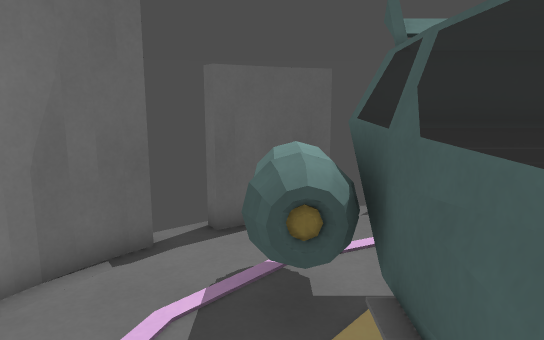
view 1 (above)

12 first-person views from a walk through a level from a Godot 3-D game. The camera is 1.3 m above the floor, tilts 10° down and sees 70° across. The floor is counted in squares, 0.5 m on a side. Each view is taken from the middle of a square. On the plan, view 1 faces up. The plan holds only what a view shows up to about 20 squares ahead; the rest is blank. The place goes on beyond the plan. Surface patterns are stand-ins for the level's own textures.

view 2
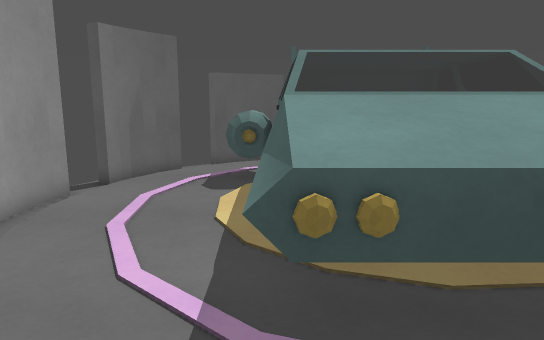

view 3
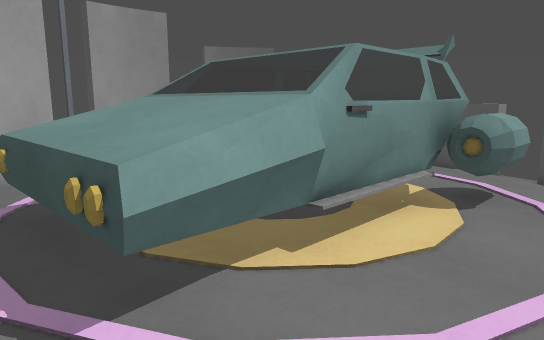

view 4
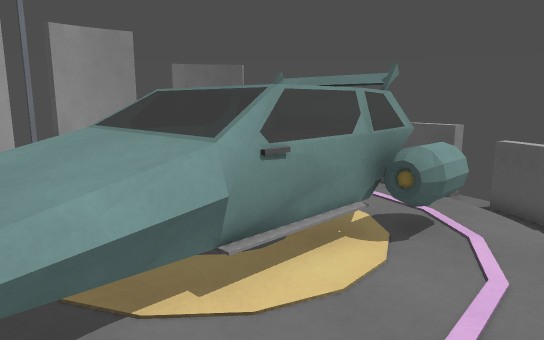

view 5
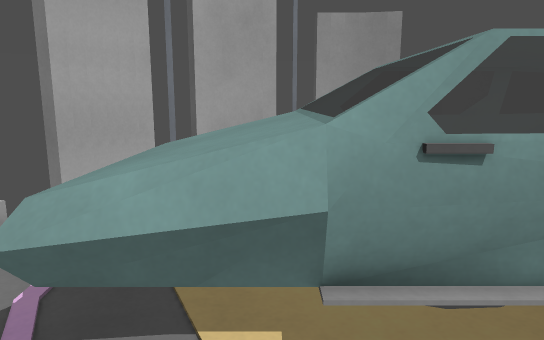

view 6
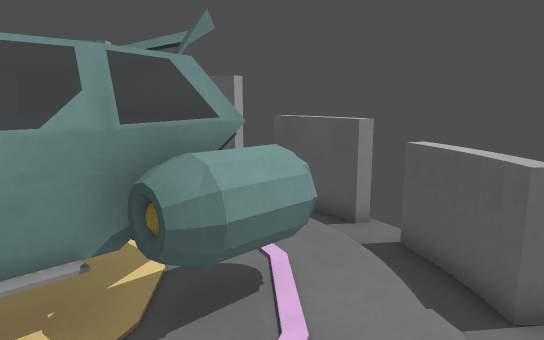

view 7
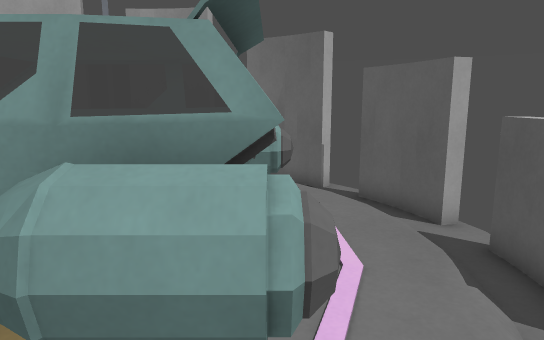

view 8
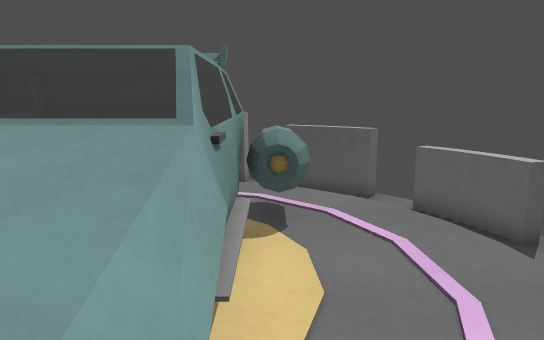

view 9
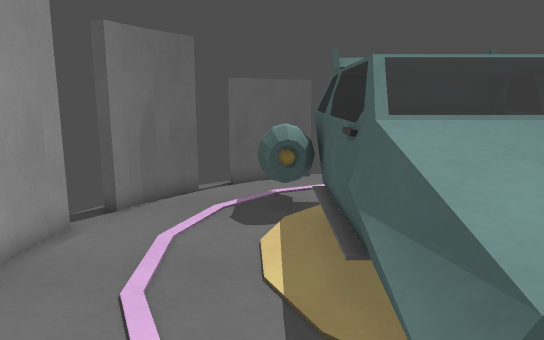

view 10
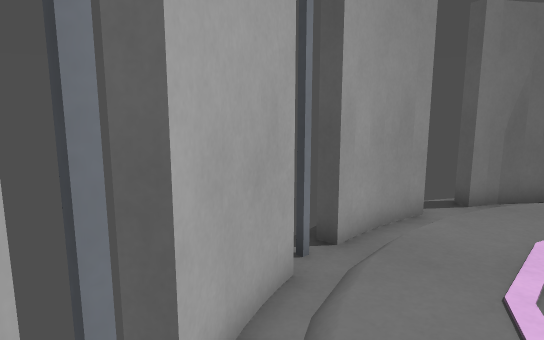

view 11
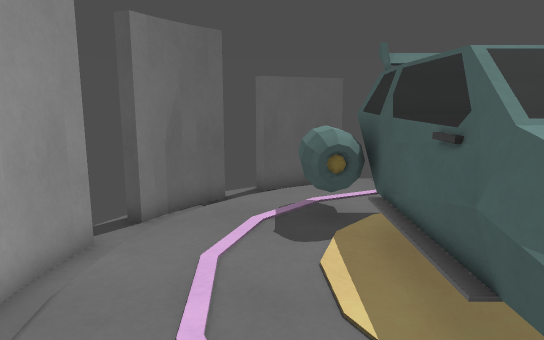

view 12
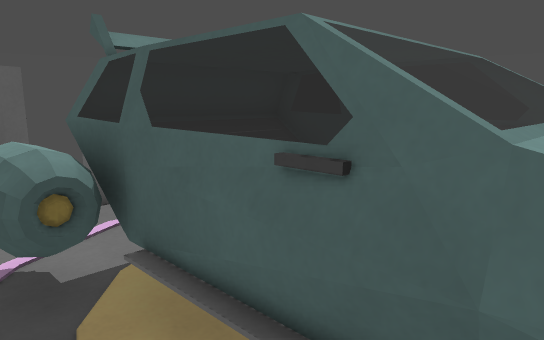

### Floor plan
Key: @ floor where view 1 was taken; # wall or solid block; x gap in a wall; . main floor; - floor 0.25 m lower than the main floor; / step, stairs or slope; = window, fence, low wall or low ledge; ^ raised ledge; B box; O other object.
Columns run from 5 left of view 1 to 13 right of it. Each row starts with its distance up from view 1.
 11         #
 10      ## #==x ##
  9    ###-////--=#
  8   ##-/......./##
  7   #/.=......=./ ##
  6  ##..^#....#^=./=#
  5 ##/..^#O^^^#^^..-=#
  4 x-...=#^   #==../=#
  3 #/....#^   O.....-
  2 #/....#^   O.....
  1 #/....#    B=....
  0  /...@#  OO#=...
 -1 # ....^^^^^^=...
 -2 ##/...^^^^^^=..
 -3  #/...^^^^^^=.
 -4  ##/..======.   /
 -5   ##//   ..    /
 -6    ###
 -7      x-

Positions as (right, up) in squares from view 1, and headings:
1: (0, 0), facing up
2: (1, -7), facing up
3: (10, -5), facing up-left
4: (11, -4), facing up-left
5: (10, -1), facing left
6: (11, 2), facing up-left
7: (10, 6), facing left
8: (7, -4), facing up
9: (0, -5), facing up
10: (-1, -5), facing up-left
11: (-1, -4), facing up
12: (-1, -1), facing up-right
